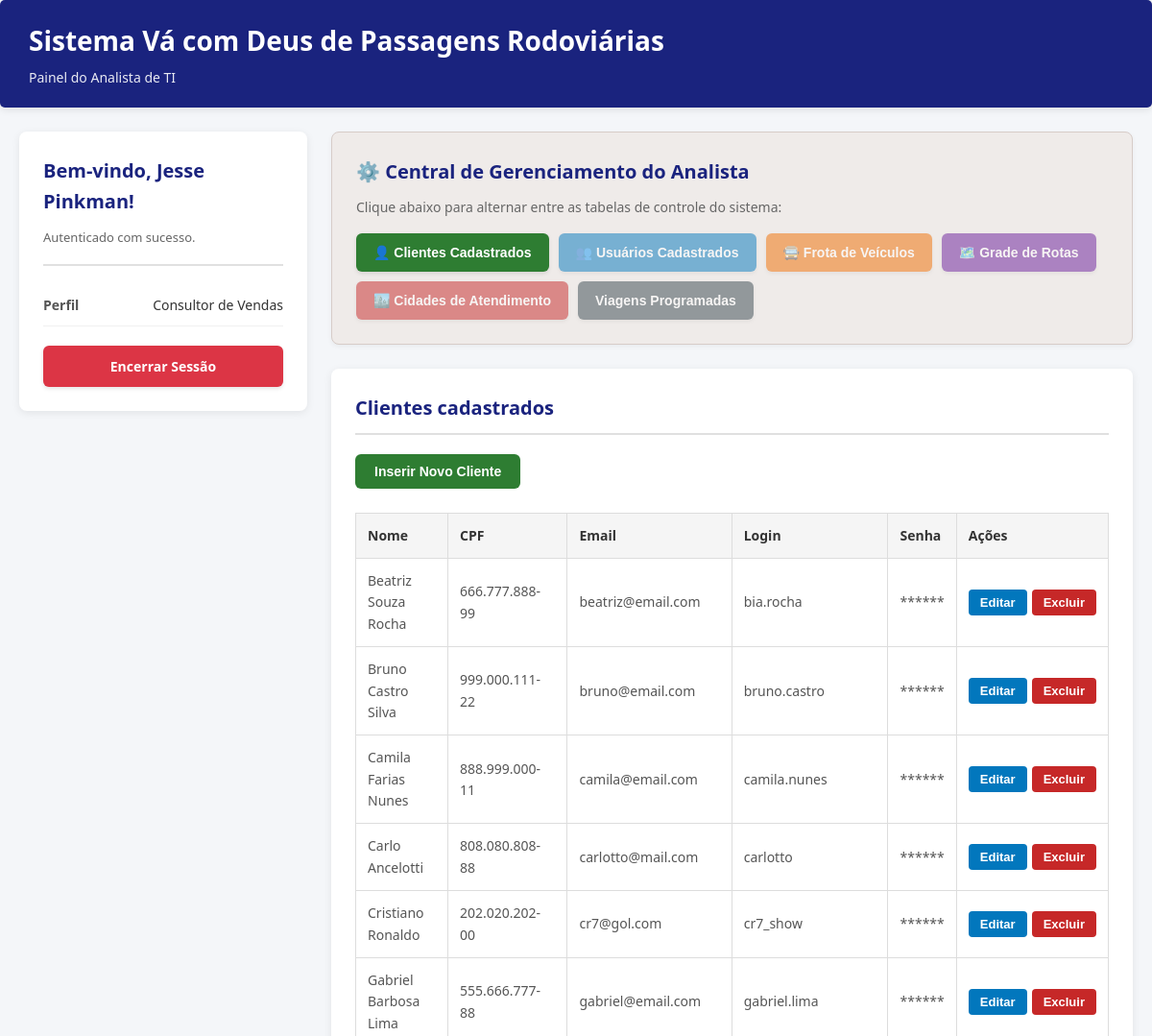
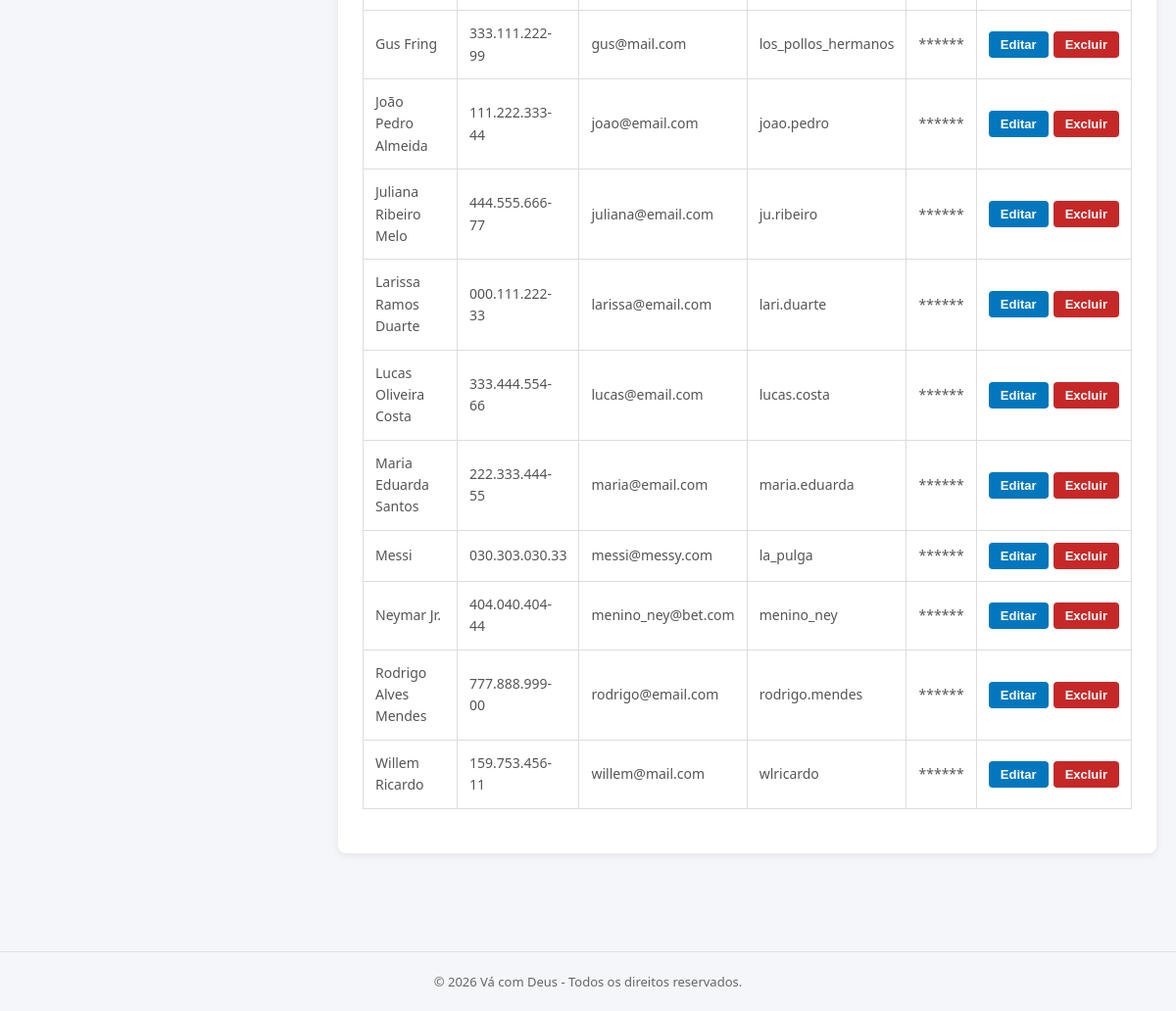
Screenshot of /analista.php (signed in) with the database file from the repository (2 pictures, top to bottom).
### tables this page shows
CREATE TABLE `usuario` (
  `id` int(11) NOT NULL,
  `nome` varchar(100) NOT NULL,
  `login` varchar(50) NOT NULL,
  `senha` varchar(255) NOT NULL,
  `perfil_id` int(11) NOT NULL
);

CREATE TABLE `perfil` (
  `id` int(11) NOT NULL,
  `nome` varchar(50) NOT NULL
);

CREATE TABLE `cliente` (
  `id` int(11) NOT NULL,
  `nome` varchar(100) NOT NULL,
  `cpf` varchar(14) NOT NULL,
  `email` varchar(100) NOT NULL,
  `login` varchar(50) NOT NULL,
  `senha` varchar(255) NOT NULL
);

### crud_clientes.php (called while the page is built, shortened)
<?php
function listarClientes()
{
    $clientes_list = [];
    $banco = abrirBanco();
    $sql = "SELECT * FROM cliente ORDER BY nome";
    $resultado = $banco->query($sql);
    if ($resultado) {
        while ($row = mysqli_fetch_array($resultado)) {
            $clientes_list[] = $row;
        }
    }
    return $clientes_list;
}

### analista.php (the view, shortened to what this page needs)
<?php
include 'crud_clientes.php';
include 'crud_viagens.php';
$clientes = listarClientes();
$id = mysqli_real_escape_string($connect, $_SESSION['id_usuario']);
$sql = "SELECT usuario.nome AS nome_usuario, perfil.nome AS nome_perfil
FROM usuario
INNER JOIN perfil ON usuario.perfil_id = perfil.id
WHERE usuario.id = '$id'";
$resultado = mysqli_query($connect, $sql);
$dados = mysqli_fetch_array($resultado);
?>
<!DOCTYPE html>
<html lang="pt-br">
<head>
</head>
<body>
    <header class="page-header">
        <div>
            <h1>Sistema Vá com Deus de Passagens Rodoviárias</h1>
            <p>Painel do Analista de TI</p>
        </div>
    </header>
    <main class="page-content">
        <div class="content-grid">
            <aside class="user-card">
                <div class="card-body">
                    <div class="welcome-box">
                        <h2>Bem-vindo, <?php echo htmlspecialchars($dados['nome_usuario']); ?>!</h2>
                        <span>Autenticado com sucesso.</span>
                    </div>
                    <div class="info-grid">
                        <div class="info-item">
                            <label>Perfil</label>
                            <span><?php echo htmlspecialchars($dados['nome_perfil'] ?? 'Não definido'); ?></span>
                        </div>
                    </div>
                    <form action="logout.php" method="POST" style="margin: 0; padding: 0;">
                        <button type="submit" class="btn-sair">
                            Encerrar Sessão
                        </button>
                    </form>
                </div>
            </aside>
            <div>
                <div class="central-abas">
                    <h3>⚙️ Central de Gerenciamento do Analista</h3>
                    <p>Clique abaixo para alternar entre as tabelas de controle do sistema:</p>
                    <div class="abas-botoes-container">
                        <button class="btn-aba clientes" onclick="alternarAba('aba-clientes', this)">👤 Clientes Cadastrados</button>
                        <button class="btn-aba usuarios opaco" onclick="alternarAba('aba-usuarios', this)">👥 Usuários Cadastrados</button>
                        <button class="btn-aba veiculos opaco" onclick="alternarAba('aba-veiculos', this)">🚍 Frota de Veículos</button>
                        <button class="btn-aba rotas opaco" onclick="alternarAba('aba-rotas', this)">🗺️ Grade de Rotas</button>
                        <button class="btn-aba cidades opaco" onclick="alternarAba('aba-cidades', this)">🏙️ Cidades de Atendimento</button>
                        <button class="btn-aba viagens opaco" onclick="alternarAba('aba-viagens', this)"> Viagens Programadas</button>
                    </div>
                </div>
                <div id="aba-clientes" class="aba-conteudo ativa">
                    <section class="table-section">
                        <h3> Clientes cadastrados</h3>
                        <div class="table-placeholder">
                            <form name="inserir" action="inserir_cliente.php" method="POST">
                                <button type="submit" name="btn-inserir" class="btn-inserir">Inserir Novo Cliente</button>
                            </form>
                            <table border="1">
                                <thead>
                                    <tr>
                                        <th>Nome</th>
                                        <th>CPF</th>
                                        <th>Email</th>
                                        <th>Login</th>
                                        <th>Senha</th>
                                        <th>Ações</th>
                                    </tr>
                                </thead>
                                <tbody>
                                    <?php foreach ($clientes as $cliente) { ?>
                                        <tr>
                                            <td><?= htmlspecialchars($cliente["nome"]) ?></td>
                                            <td><?= htmlspecialchars($cliente["cpf"]) ?></td>
                                            <td><?= htmlspecialchars($cliente["email"]) ?></td>
                                            <td><?= htmlspecialchars($cliente["login"]) ?></td>
                                            <td>******</td>
                                            <td>
                                                <div style="display: flex; gap: 5px;">
                                                    <form name="alterar" action="alterar_cliente.php" method="POST" style="margin:0;">
                                                        <button type="submit" name="btn-editar" class="btn-editar">Editar</button>
                                                    </form>
                                                    <form name="excluir" action="crud_clientes.php" method="POST" style="margin:0;">
                                                        <button type="submit" name="btn-excluir" class="btn-excluir" onclick="return confirm('Deseja realmente excluir este cliente?')">Excluir</button>
                                                    </form>
                                                </div>
                                            </td>
                                        </tr>
                                    <?php } ?>
                                </tbody>
                            </table>
                        </div>
                    </section>
                </div>
            </div>
        </div>
    </main>
    <footer class="page-footer">
        &copy; <?php echo date('Y'); ?> Vá com Deus - Todos os direitos reservados.
    </footer>
</body>
</html>

### analista.php (style rules this page uses)
* { margin: 0; padding: 0; box-sizing: border-box; }
body { font-family: 'Segoe UI', Tahoma, Geneva, Verdana, sans-serif; background-color: #f4f6f9; color: #333; line-height: 1.6; }
.page-header { background-color: #1a237e; color: white; padding: 20px 30px; border-radius: 5px; margin-bottom: 25px; box-shadow: 0 2px 8px rgba(0, 0, 0, 0.1); }
.page-header h1 { font-size: 28px; font-weight: 600; margin-bottom: 5px; }
.page-header p { font-size: 14px; opacity: 0.9; }
.page-content { padding: 0 20px 40px; }
.content-grid { display: grid; grid-template-columns: 300px 1fr; gap: 25px; align-items: start; }
.user-card { background: white; border-radius: 8px; box-shadow: 0 2px 8px rgba(0, 0, 0, 0.08); overflow: hidden; }
.card-body { padding: 25px; }
.welcome-box { margin-bottom: 20px; padding-bottom: 15px; border-bottom: 2px solid #e0e0e0; }
.welcome-box h2 { font-size: 20px; color: #1a237e; margin-bottom: 8px; }
.welcome-box span { font-size: 13px; color: #666; }
.info-grid { margin-bottom: 20px; }
.info-item { display: flex; justify-content: space-between; padding: 10px 0; border-bottom: 1px solid #f0f0f0; }
.info-item label { font-weight: 600; color: #555; font-size: 14px; }
.info-item span { color: #333; font-size: 14px; }
.btn-sair { background-color: #dc3545; color: #ffffff; border: none; padding: 12px 20px; font-family: 'Segoe UI', Tahoma, Geneva, Verdana, sans-serif; font-size: 14px; font-weight: 600; border-radius: 6px; cursor: pointer; transition: background-color 0.2s ease, transform 0.1s ease; box-shadow: 0 2px 4px rgba(0, 0, 0, 0.1); width: 100%; }
.central-abas { background-color: #efebe9; border: 1px solid #d7ccc8; padding: 25px; border-radius: 8px; margin-bottom: 25px; box-shadow: 0 2px 5px rgba(0, 0, 0, 0.05); }
.central-abas h3 { font-size: 20px; color: #1a237e; margin-bottom: 10px; }
.central-abas p { font-size: 14px; color: #666; margin-bottom: 15px; }
.abas-botoes-container { display: flex; gap: 10px; flex-wrap: wrap; margin-top: 15px; }
.btn-aba { border: none; padding: 12px 18px; border-radius: 6px; cursor: pointer; font-weight: 600; color: white; font-size: 14px; transition: all 0.2s ease; box-shadow: 0 2px 4px rgba(0, 0, 0, 0.1); }
.btn-aba.clientes { background-color: #2e7d32; }
.btn-aba.usuarios { background-color: #0277bd; }
.btn-aba.veiculos { background-color: #ef6c00; }
.btn-aba.rotas { background-color: #6a1b9a; }
.btn-aba.cidades { background-color: #c62828; }
.btn-aba.viagens { background-color: #37474f; }
.btn-aba.opaco { opacity: 0.5; }
.aba-conteudo { display: none; background: white; padding: 25px; border-radius: 8px; box-shadow: 0 2px 8px rgba(0, 0, 0, 0.08); margin-bottom: 20px; }
.aba-conteudo.ativa { display: block; }
.aba-conteudo h3 { font-size: 20px; color: #1a237e; margin-bottom: 20px; padding-bottom: 10px; border-bottom: 2px solid #e0e0e0; }
.table-section { margin-bottom: 20px; }
.table-placeholder { overflow-x: auto; }
.btn-inserir { background-color: #2e7d32; color: white; border: none; padding: 10px 20px; border-radius: 6px; cursor: pointer; font-weight: 600; font-size: 14px; margin-bottom: 15px; transition: background-color 0.2s ease; }
.btn-editar { background-color: #0277bd; color: white; border: none; padding: 6px 12px; border-radius: 4px; cursor: pointer; font-size: 13px; font-weight: 600; transition: background-color 0.2s ease; }
.btn-excluir { background-color: #c62828; color: white; border: none; padding: 6px 12px; border-radius: 4px; cursor: pointer; font-size: 13px; font-weight: 600; transition: background-color 0.2s ease; }
table { width: 100%; border-collapse: collapse; margin-top: 10px; background: white; }
table thead { background-color: #f5f5f5; }
table th { padding: 12px; text-align: left; font-weight: 600; color: #333; border: 1px solid #ddd; font-size: 14px; }
table td { padding: 12px; border: 1px solid #ddd; font-size: 14px; color: #555; }
.page-footer { text-align: center; padding: 20px; color: #666; font-size: 13px; border-top: 1px solid #e0e0e0; margin-top: 40px; }

### rows the page displays
usuario: nome "Jesse Pinkman", perfil.nome "Consultor de Vendas"
cliente: nome "Beatriz Souza Rocha", cpf "666.777.888-99", email "beatriz@email.com", login "bia.rocha"
cliente: nome "Bruno Castro Silva", cpf "999.000.111-22", email "bruno@email.com", login "bruno.castro"
cliente: nome "Camila Farias Nunes", cpf "888.999.000-11", email "camila@email.com", login "camila.nunes"
cliente: nome "Carlo Ancelotti", cpf "808.080.808-88", email "carlotto@mail.com", login "carlotto"
cliente: nome "Cristiano Ronaldo", cpf "202.020.202-00", email "cr7@gol.com", login "cr7_show"
cliente: nome "Gabriel Barbosa Lima", cpf "555.666.777-88", email "gabriel@email.com", login "gabriel.lima"
cliente: nome "Gus Fring", cpf "333.111.222-99", email "gus@mail.com", login "los_pollos_hermanos"
cliente: nome "João Pedro Almeida", cpf "111.222.333-44", email "joao@email.com", login "joao.pedro"
cliente: nome "Juliana Ribeiro Melo", cpf "444.555.666-77", email "juliana@email.com", login "ju.ribeiro"
cliente: nome "Larissa Ramos Duarte", cpf "000.111.222-33", email "larissa@email.com", login "lari.duarte"
cliente: nome "Lucas Oliveira Costa", cpf "333.444.554-66", email "lucas@email.com", login "lucas.costa"
cliente: nome "Maria Eduarda Santos", cpf "222.333.444-55", email "maria@email.com", login "maria.eduarda"
cliente: nome "Messi", cpf "030.303.030.33", email "messi@messy.com", login "la_pulga"
cliente: nome "Neymar Jr.", cpf "404.040.404-44", email "menino_ney@bet.com", login "menino_ney"
cliente: nome "Rodrigo Alves Mendes", cpf "777.888.999-00", email "rodrigo@email.com", login "rodrigo.mendes"
cliente: nome "Willem Ricardo", cpf "159.753.456-11", email "willem@mail.com", login "wlricardo"
